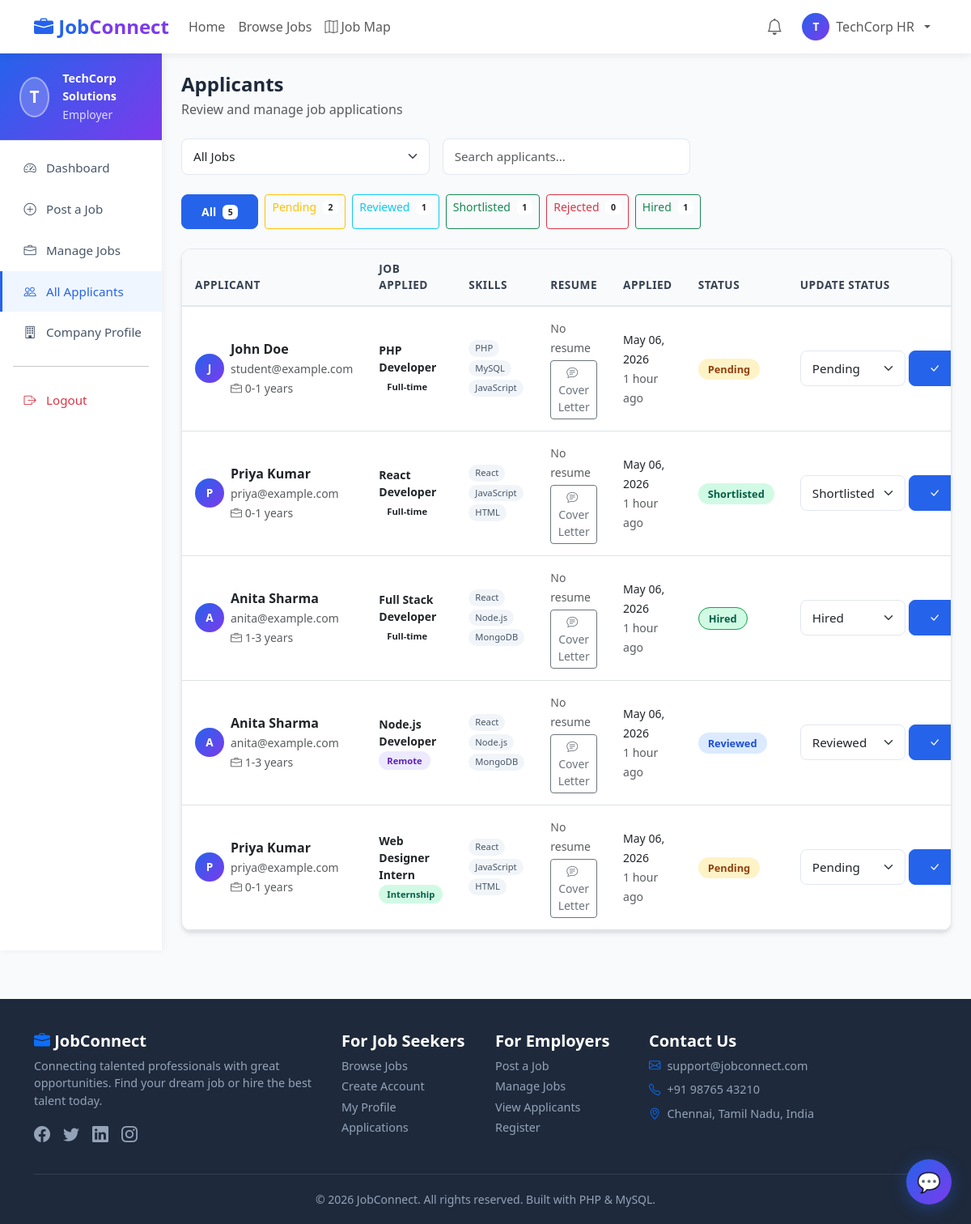
Page /employer/applicants.php (signed in) on the committed database.
### tables this page shows
CREATE TABLE employer_profiles (
    id                  INT AUTO_INCREMENT PRIMARY KEY,
    user_id             INT NOT NULL,
    company_name        VARCHAR(150) NOT NULL,
    company_description TEXT,
    industry            VARCHAR(100),
    website             VARCHAR(255),
    company_size        VARCHAR(50),
    updated_at          TIMESTAMP DEFAULT CURRENT_TIMESTAMP ON UPDATE CURRENT_TIMESTAMP,
    FOREIGN KEY (user_id) REFERENCES users(id) ON DELETE CASCADE
);

CREATE TABLE applications (
    id           INT AUTO_INCREMENT PRIMARY KEY,
    job_id       INT NOT NULL,
    student_id   INT NOT NULL,
    cover_letter TEXT,
    resume_file  VARCHAR(255),
    status       ENUM('pending','reviewed','shortlisted','rejected','hired') DEFAULT 'pending',
    applied_at   TIMESTAMP DEFAULT CURRENT_TIMESTAMP,
    updated_at   TIMESTAMP DEFAULT CURRENT_TIMESTAMP ON UPDATE CURRENT_TIMESTAMP,
    FOREIGN KEY (job_id)     REFERENCES jobs(id)  ON DELETE CASCADE,
    FOREIGN KEY (student_id) REFERENCES users(id) ON DELETE CASCADE,
    UNIQUE KEY unique_application (job_id, student_id)
);

CREATE TABLE users (
    id         INT AUTO_INCREMENT PRIMARY KEY,
    full_name  VARCHAR(100) NOT NULL,
    email      VARCHAR(100) NOT NULL UNIQUE,
    password   VARCHAR(255) NOT NULL,
    role       ENUM('student','employer','admin') NOT NULL DEFAULT 'student',
    phone      VARCHAR(20),
    location   VARCHAR(100),
    profile_pic VARCHAR(255),
    created_at TIMESTAMP DEFAULT CURRENT_TIMESTAMP
);

CREATE TABLE student_profiles (
    id          INT AUTO_INCREMENT PRIMARY KEY,
    user_id     INT NOT NULL,
    bio         TEXT,
    skills      TEXT,
    experience  VARCHAR(50),
    education   VARCHAR(200),
    resume_file VARCHAR(255),
    linkedin    VARCHAR(255),
    portfolio   VARCHAR(255),
    updated_at  TIMESTAMP DEFAULT CURRENT_TIMESTAMP ON UPDATE CURRENT_TIMESTAMP,
    FOREIGN KEY (user_id) REFERENCES users(id) ON DELETE CASCADE
);

CREATE TABLE jobs (
    id                  INT AUTO_INCREMENT PRIMARY KEY,
    employer_id         INT NOT NULL,
    title               VARCHAR(150) NOT NULL,
    description         TEXT NOT NULL,
    skills_required     TEXT,
    category            VARCHAR(100),
    location            VARCHAR(100),
    job_type            ENUM('full-time','part-time','internship','remote','contract') DEFAULT 'full-time',
    experience_required VARCHAR(50),
    salary_min          DECIMAL(10,2),
    salary_max          DECIMAL(10,2),
    deadline            DATE,
    status              ENUM('active','closed','draft') DEFAULT 'active',
    created_at          TIMESTAMP DEFAULT CURRENT_TIMESTAMP,
    FOREIGN KEY (employer_id) REFERENCES users(id) ON DELETE CASCADE
);

### config/db.php (called while the page is built, shortened)
<?php
$conn = new mysqli(DB_HOST, DB_USER, DB_PASS, DB_NAME, DB_PORT);
$conn->set_charset("utf8mb4");
function getUserId() {
    return (int)($_SESSION['user_id'] ?? 0);
}
function sanitize($data) {
    global $conn;
    return mysqli_real_escape_string($conn, trim(strip_tags($data)));
}
function timeAgo($datetime) {
    $now  = new DateTime();
    $ago  = new DateTime($datetime);
    $diff = $now->diff($ago);
    if ($diff->h > 0) return $diff->h . ' hour'  . ($diff->h > 1 ? 's' : '') . ' ago';
    return 'Just now';
}

### employer/applicants.php (the view, shortened to what this page needs)
<?php
require_once '../config/db.php';
$uid = getUserId();
$profile = $conn->query("SELECT * FROM employer_profiles WHERE user_id = $uid")->fetch_assoc();
$job_id_filter = (int)($_GET['job_id'] ?? 0);
$status_filter = sanitize($_GET['status'] ?? '');
$where = "j.employer_id = $uid";
$applications = $conn->query("
    SELECT a.*, j.title as job_title, j.location as job_location, j.job_type,
           u.full_name, u.email, u.phone, u.location as student_location,
           sp.skills, sp.experience, sp.education, sp.linkedin, sp.portfolio
    FROM applications a
    JOIN jobs j ON a.job_id = j.id
    JOIN users u ON a.student_id = u.id
    LEFT JOIN student_profiles sp ON a.student_id = sp.user_id
    WHERE $where
    ORDER BY a.applied_at DESC
");
$count_result = $conn->query("
    SELECT a.status, COUNT(*) as c FROM applications a
    JOIN jobs j ON a.job_id = j.id
    WHERE j.employer_id = $uid
    GROUP BY a.status
");
$counts = [];
while ($row = $count_result->fetch_assoc()) $counts[$row['status']] = $row['c'];
include '../includes/header.php';
?>
<div class="container-fluid p-0">
    <div class="row g-0">
        <div class="col-lg-2 sidebar d-none d-lg-block">
            <div class="sidebar-header">
                <div class="d-flex align-items-center gap-3">
                    <div class="user-avatar"><?= strtoupper(substr($profile['company_name'] ?? 'E', 0, 1)) ?></div>
                    <div>
                        <div class="fw-bold" style="font-size:0.9rem;"><?= htmlspecialchars($profile['company_name'] ?? '') ?></div>
                        <small style="opacity:0.8;">Employer</small>
                    </div>
                </div>
            </div>
            <nav class="nav flex-column mt-2">
                <a class="nav-link" href="dashboard.php"><i class="bi bi-speedometer2"></i> Dashboard</a>
                <a class="nav-link" href="post-job.php"><i class="bi bi-plus-circle"></i> Post a Job</a>
                <a class="nav-link" href="manage-jobs.php"><i class="bi bi-briefcase"></i> Manage Jobs</a>
                <a class="nav-link active" href="applicants.php"><i class="bi bi-people"></i> All Applicants</a>
                <a class="nav-link" href="profile.php"><i class="bi bi-building"></i> Company Profile</a>
                <hr class="mx-3">
                <a class="nav-link text-danger" href="../auth/logout.php"><i class="bi bi-box-arrow-right"></i> Logout</a>
            </nav>
        </div>
        <div class="col-lg-10 p-4">
            <div class="d-flex justify-content-between align-items-center mb-4">
                <div>
                    <h4 class="fw-bold mb-1">Applicants</h4>
                    <p class="text-muted mb-0">Review and manage job applications</p>
                </div>
            </div>
            <div class="row g-3 mb-4">
                <div class="col-md-4">
                    <select class="form-select" onchange="window.location.href='applicants.php?job_id='+this.value+'&status=<?= $status_filter ?>'">
                        <option value="">All Jobs</option>
                    </select>
                </div>
                <div class="col-md-4">
                    <input type="text" id="tableSearch" class="form-control" placeholder="Search applicants...">
                </div>
            </div>
            <div class="d-flex flex-wrap gap-2 mb-4">
                <a href="applicants.php<?= $job_id_filter ? '?job_id='.$job_id_filter : '' ?>" class="btn btn-sm <?= !$status_filter ? 'btn-primary' : 'btn-outline-secondary' ?>">
                    All <span class="badge bg-white text-dark ms-1"><?= array_sum($counts) ?></span>
                </a>
                <?php
                $statuses = ['pending' => 'warning', 'reviewed' => 'info', 'shortlisted' => 'success', 'rejected' => 'danger', 'hired' => 'success'];
                foreach ($statuses as $s => $color):
                    $count = $counts[$s] ?? 0;
                ?>
                    <a href="applicants.php?<?= $job_id_filter ? 'job_id='.$job_id_filter.'&' : '' ?>status=<?= $s ?>"
                       class="btn btn-sm <?= $status_filter === $s ? "btn-$color" : "btn-outline-$color" ?>">
                        <?= ucfirst($s) ?> <span class="badge bg-white text-dark ms-1"><?= $count ?></span>
                    </a>
                <?php endforeach; ?>
            </div>
            <?php if ($applications->num_rows === 0): ?>
                <div class="empty-state">
                    <i class="bi bi-inbox"></i>
                    <h5>No Applications Found</h5>
                    <p>No applications match your current filters.</p>
                </div>
            <?php else: ?>
                <div class="table-card">
                    <div class="table-responsive">
                        <table class="table searchable-table">
                            <thead>
                                <tr>
                                    <th>Applicant</th>
                                    <th>Job Applied</th>
                                    <th>Skills</th>
                                    <th>Resume</th>
                                    <th>Applied</th>
                                    <th>Status</th>
                                    <th>Update Status</th>
                                </tr>
                            </thead>
                            <tbody>
                                <?php while ($app = $applications->fetch_assoc()): ?>
                                    <tr>
                                        <td>
                                            <div class="d-flex align-items-center gap-2">
                                                <div style="width:36px;height:36px;border-radius:50%;background:linear-gradient(135deg,#2563eb,#7c3aed);display:flex;align-items:center;justify-content:center;color:white;font-weight:700;font-size:0.85rem;flex-shrink:0;">
                                                    <?= strtoupper(substr($app['full_name'], 0, 1)) ?>
                                                </div>
                                                <div>
                                                    <div class="fw-semibold"><?= htmlspecialchars($app['full_name']) ?></div>
                                                    <small class="text-muted"><?= htmlspecialchars($app['email']) ?></small>
                                                    <?php if ($app['experience']): ?>
                                                        <br><small class="text-muted"><i class="bi bi-briefcase"></i> <?= htmlspecialchars($app['experience']) ?></small>
                                                    <?php endif; ?>
                                                </div>
                                            </div>
                                        </td>
                                        <td>
                                            <div class="fw-semibold small"><?= htmlspecialchars($app['job_title']) ?></div>
                                            <span class="badge-job-type badge-<?= str_replace('-', '', $app['job_type']) ?>" style="font-size:0.7rem;"><?= ucfirst($app['job_type']) ?></span>
                                        </td>
                                        <td>
                                            <?php if ($app['skills']): ?>
                                                <div class="d-flex flex-wrap gap-1">
                                                    <?php foreach (array_slice(explode(',', $app['skills']), 0, 3) as $skill): ?>
                                                        <span style="background:#f1f5f9;color:#475569;padding:2px 8px;border-radius:20px;font-size:0.7rem;"><?= htmlspecialchars(trim($skill)) ?></span>
                                                    <?php endforeach; ?>
                                                </div>
                                            <?php else: ?>
                                                <small class="text-muted">Not specified</small>
                                            <?php endif; ?>
                                        </td>
                                        <td>
                                            <?php if ($app['resume_file']): ?>
                                                <a href="../uploads/resumes/<?= htmlspecialchars($app['resume_file']) ?>" target="_blank" class="btn btn-sm btn-outline-primary">
                                                    <i class="bi bi-file-earmark-pdf me-1"></i>View
                                                </a>
                                            <?php else: ?>
                                                <small class="text-muted">No resume</small>
                                            <?php endif; ?>
                                            <?php if ($app['cover_letter']): ?>
                                                <button class="btn btn-sm btn-outline-secondary mt-1" data-bs-toggle="modal" data-bs-target="#coverModal<?= $app['id'] ?>">
                                                    <i class="bi bi-chat-text me-1"></i>Cover Letter
                                                </button>
                                            <?php endif; ?>
                                        </td>
                                        <td>
                                            <small><?= date('M d, Y', strtotime($app['applied_at'])) ?></small><br>
                                            <small class="text-muted"><?= timeAgo($app['applied_at']) ?></small>
                                        </td>
                                        <td>
                                            <span class="status-badge status-<?= $app['status'] ?>"><?= ucfirst($app['status']) ?></span>
                                        </td>
                                        <td>
                                            <form method="POST" class="d-flex gap-1">
                                                <select name="new_status" class="form-select form-select-sm" style="width:130px;">
                                                    <?php foreach (['pending', 'reviewed', 'shortlisted', 'rejected', 'hired'] as $s): ?>
                                                        <option value="<?= $s ?>" <?= $app['status'] === $s ? 'selected' : '' ?>><?= ucfirst($s) ?></option>
                                                    <?php endforeach; ?>
                                                </select>
                                                <button type="submit" name="update_status" class="btn btn-sm btn-primary" data-bs-toggle="tooltip" title="Update Status">
                                                    <i class="bi bi-check-lg"></i>
                                                </button>
                                            </form>
                                        </td>
                                    </tr>
                                <?php endwhile; ?>
                            </tbody>
                        </table>
                    </div>
                </div>
            <?php endif; ?>
        </div>
    </div>
</div>
<?php include '../includes/footer.php'; ?>

### rows in the picture
employer_profiles: company_name "T", company_name "TechCorp Solutions", user "2", id "1"
applications: student.full_name "J", student.full_name "John Doe", student.email "student@example.com", student_profiles.experience "0-1 years", job.title "PHP Developer", job.job_type "Full-time", student_profiles.skills "PHP", student_profiles.skills "MySQL", student_profiles.skills "JavaScript", shows "No resume", applied_at "May 06, 2026", applied_at "1 hour ago", status "Pending", new_status "Pending"
applications: student.full_name "P", student.full_name "Priya Kumar", student.email "priya@example.com", student_profiles.experience "0-1 years", job.title "React Developer", job.job_type "Full-time", student_profiles.skills "React", student_profiles.skills "JavaScript", student_profiles.skills "HTML", shows "No resume", applied_at "May 06, 2026", applied_at "1 hour ago", status "Shortlisted", new_status "Shortlisted"
applications: student.full_name "A", student.full_name "Anita Sharma", student.email "anita@example.com", student_profiles.experience "1-3 years", job.title "Full Stack Developer", job.job_type "Full-time", student_profiles.skills "React", student_profiles.skills "Node.js", student_profiles.skills "MongoDB", shows "No resume", applied_at "May 06, 2026", applied_at "1 hour ago", status "Hired", new_status "Hired"
applications: student.full_name "A", student.full_name "Anita Sharma", student.email "anita@example.com", student_profiles.experience "1-3 years", job.title "Node.js Developer", job.job_type "Remote", student_profiles.skills "React", student_profiles.skills "Node.js", student_profiles.skills "MongoDB", shows "No resume", applied_at "May 06, 2026", applied_at "1 hour ago", status "Reviewed", new_status "Reviewed"
applications: student.full_name "P", student.full_name "Priya Kumar", student.email "priya@example.com", student_profiles.experience "0-1 years", job.title "Web Designer Intern", job.job_type "Internship", student_profiles.skills "React", student_profiles.skills "JavaScript", student_profiles.skills "HTML", shows "No resume", applied_at "May 06, 2026", applied_at "1 hour ago", status "Pending", new_status "Pending"

### other values in the picture
substr($_SESSION['full_name'] ?? 'U', 0, 1) "T"
$_SESSION['full_name'] "TechCorp HR"
array_sum($counts) "5"
$s "Pending"
$s "Reviewed"
$s "Shortlisted"
$s "Rejected"
$count "0"
$s "Hired"
